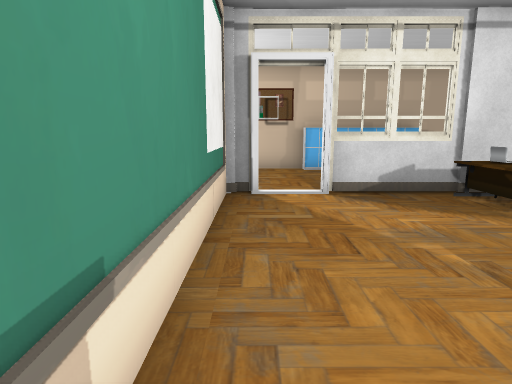
View 1 (above)

19 first-person views from a walk through a Unity game level. The camera is 1.3 m above the floor, tilts 10° down and sees 75° across. The floor is counted in squares, 1 m on a side. Each view is taken from the middle of a square. On the plan, view 1 faces up. The plan holds only what a view shows up to about 14 squares ahead; the rest is blank. The place goes on beyond the plan. The player is left out. Some animated figures are left out. Some surface patterns are stand-ins.

View 2
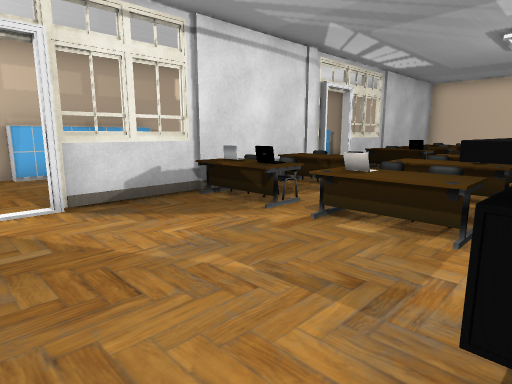

View 3
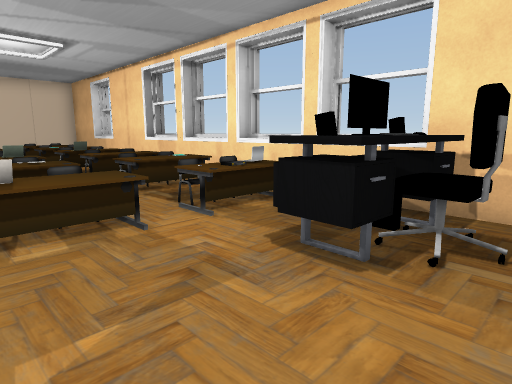

View 4
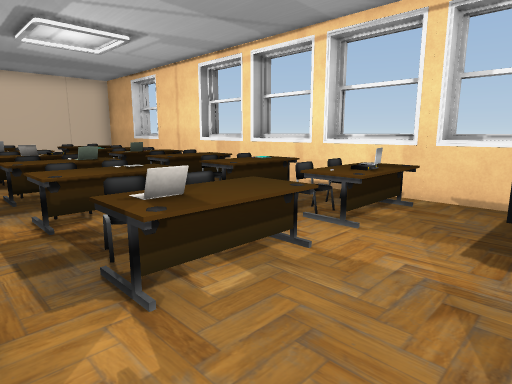

View 5
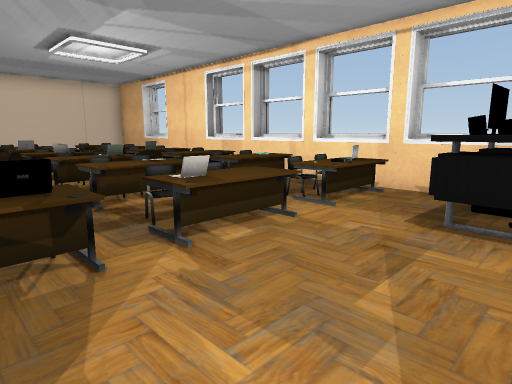

View 6
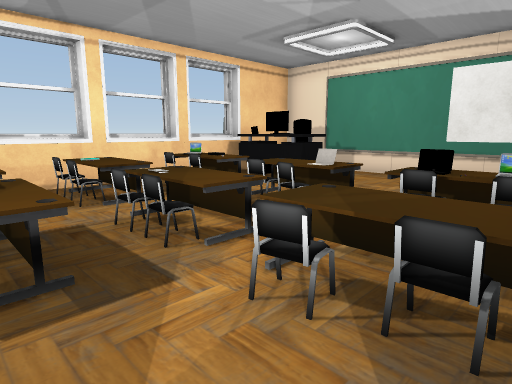

View 7
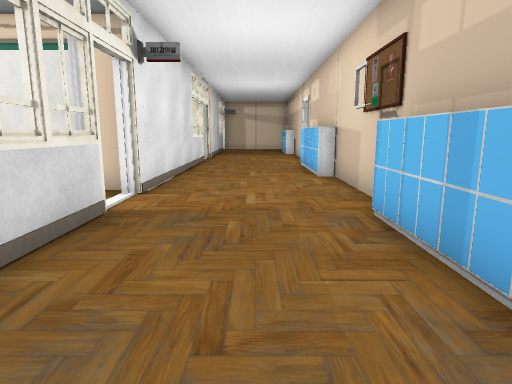

View 8
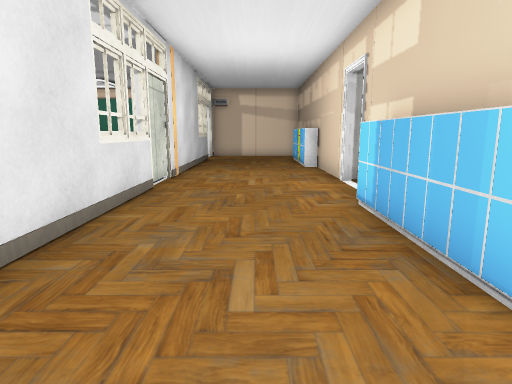

View 9
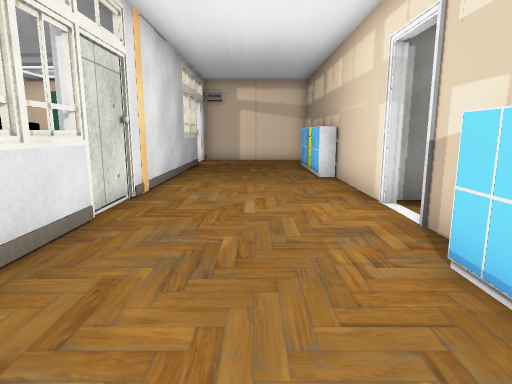

View 10
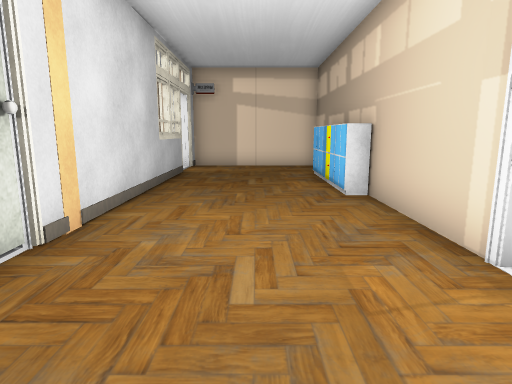

View 11
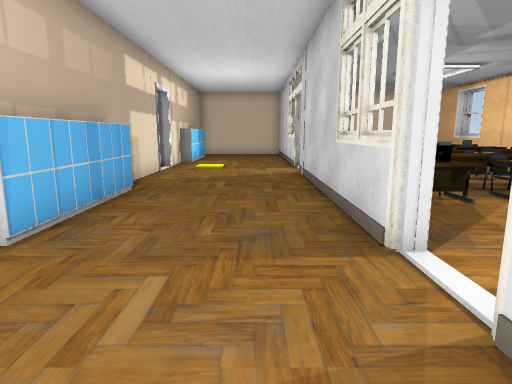

View 12
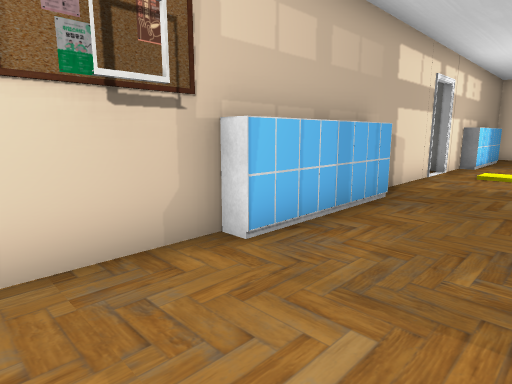

View 13
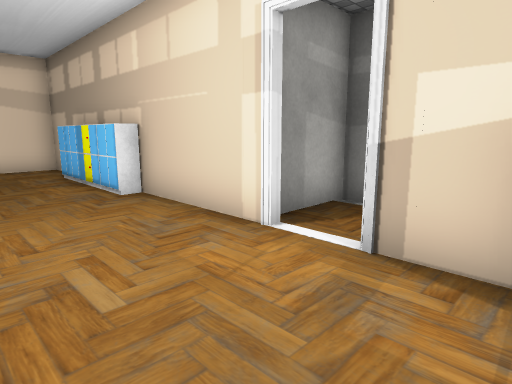

View 14
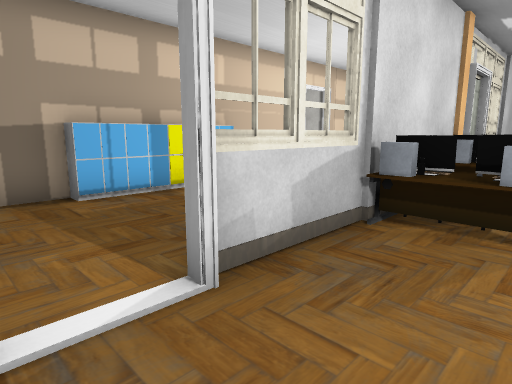

View 15
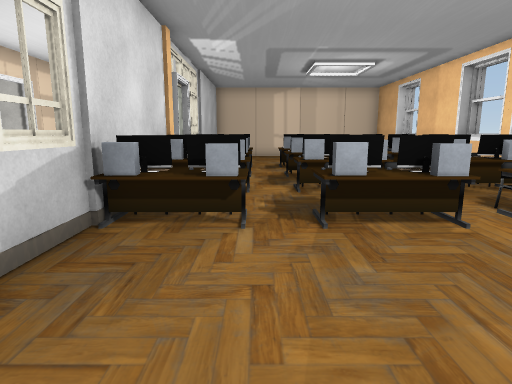

View 16
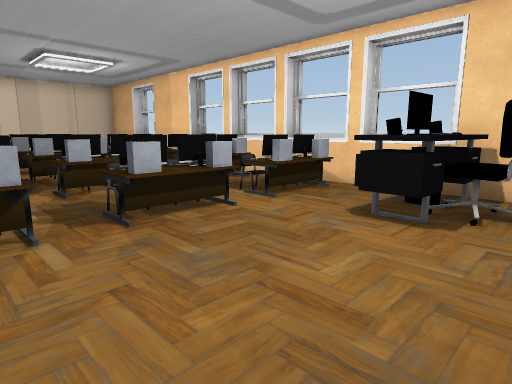

View 17
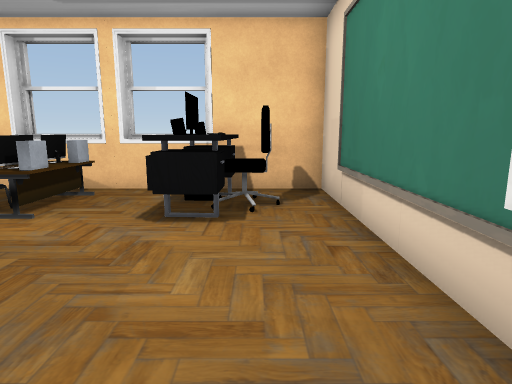

View 18
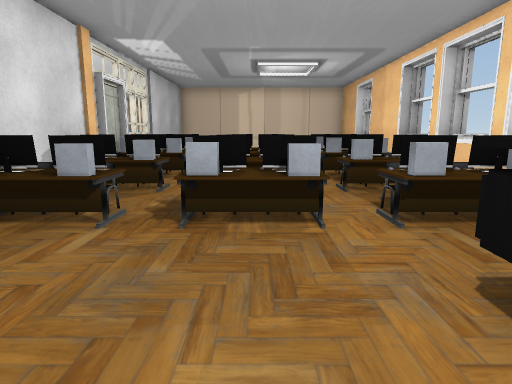

View 19
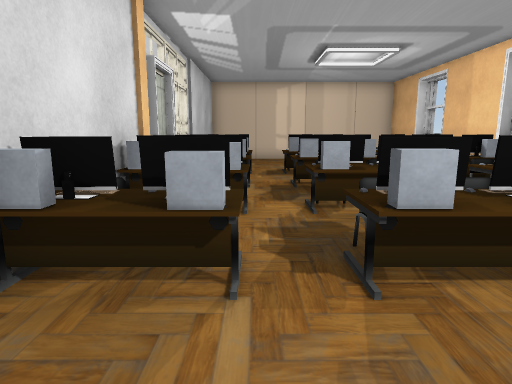

### Floor plan
Key: @ floor where view 1 was taken; # wall or solid block; . main floor; : floor 0.75 m higher than the main floor; = window, fence, low wall or low ledge; ^ raised ledge; v drop or lower ground; L locker; P pillar; C chair; A laptop; O other object.
Columns run from 21 left of view 1 to 12 right of it. Each row starts with its distance up from view 1.
 15           #
 14           #  #
 13 ###     ######     ####     ### ##
 12 #..LLLLL..###.LLLLL....LLLLL..###.
 11 #.................................
 10 #.................................
  9 #.................................
  8 #.................................
  7 ##.###O###OO##OO######.### ###P.##
  6 #.....OO.O.OO.O     #....^C.^C.  ^
  5 #.....O....O .O ..  #....^O.^C.. O
  4 #.....OO.O.OO.O ..  #....^A.^..^.^
  3 #.....OO.O.OO.O     #....^CC^C^O.A
  2 #.....O.OO.O        #....^^.OC^A O
  1 #..O..O..:.OO O     #..O..^.v..^ ^
  0 #.OO..OO.:OOO.O     #@OO.OC.OC^O O
 -1 #..O..OO.:.O        #.OO.^AO=C^O ^
 -2 ####=############   ####=#######=#
 -3      #                 ###    #  #

Where each view was taken, in squares from view 1:
view 1: 0 up, 0 right, facing up
view 2: 1 up, 0 right, facing up-right
view 3: 4 up, 0 right, facing down-right
view 4: 5 up, 2 right, facing down-right
view 5: 6 up, 1 right, facing down-right
view 6: 7 up, 10 right, facing down-left
view 7: 10 up, 7 right, facing left
view 8: 10 up, 1 left, facing left
view 9: 10 up, 4 left, facing left
view 10: 10 up, 7 left, facing left
view 11: 9 up, 2 left, facing right
view 12: 9 up, 1 left, facing up-right
view 13: 9 up, 7 left, facing up-left
view 14: 5 up, 20 left, facing up-right
view 15: 5 up, 20 left, facing right
view 16: 6 up, 20 left, facing down-right
view 17: 6 up, 19 left, facing down
view 18: 3 up, 20 left, facing right
view 19: 5 up, 18 left, facing right
